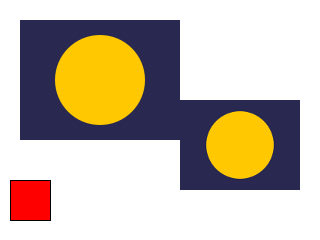
Frame 1 (no input)
Frame 60 (the mouse pressed at the canvas centre just before this capture): identical to frame 1, image omitted
Frame 120 (the mouse held since frame 60 and released just before this capture): identical to frame 1, image omitted

The Processing sketch that drew this single still picture (run headless with seeded random() and noise(); from frame 60 on, the mouse is pressed at the canvas centre):

// Processing sketch: pgraphics_offscreen
// ── pgraphics_offscreen.pde
// createGraphics() off-screen buffer drawn with image().
PGraphics pg;

void setup() {
  size(320, 240);
  pg = createGraphics(160, 120);
}

void draw() {
  background(255);
  pg.beginDraw();
  pg.background(40, 40, 80);
  pg.noStroke();
  pg.fill(255, 200, 0);
  pg.ellipse(80, 60, 90, 90);
  pg.endDraw();
  image(pg, 20, 20);
  image(pg, 180, 100, 120, 90);
  fill(255, 0, 0);
  rect(10, 180, 40, 40);
}
